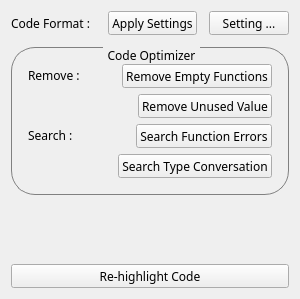
                      <widget class="QWidget" name="scrollAreaWidgetContents">
                       <property name="geometry">
                        <rect>
                         <x>0</x>
                         <y>0</y>
                         <width>300</width>
                         <height>299</height>
                        </rect>
                       </property>
                       <layout class="QVBoxLayout" name="verticalLayout_28">
                        <property name="spacing">
                         <number>12</number>
                        </property>
                        <item>
                         <layout class="QHBoxLayout" name="horizontalLayout_6">
                          <item>
                           <widget class="QLabel" name="label_19">
                            <property name="font">
                             <font>
                              <family>方正黑体简体</family>
                             </font>
                            </property>
                            <property name="text">
                             <string>Code Format :</string>
                            </property>
                           </widget>
                          </item>
                          <item>
                           <widget class="QPushButton" name="pushButton_2">
                            <property name="enabled">
                             <bool>true</bool>
                            </property>
                            <property name="sizePolicy">
                             <sizepolicy hsizetype="Fixed" vsizetype="Preferred">
                              <horstretch>0</horstretch>
                              <verstretch>0</verstretch>
                             </sizepolicy>
                            </property>
                            <property name="minimumSize">
                             <size>
                              <width>0</width>
                              <height>24</height>
                             </size>
                            </property>
                            <property name="maximumSize">
                             <size>
                              <width>16777215</width>
                              <height>24</height>
                             </size>
                            </property>
                            <property name="font">
                             <font>
                              <family>方正黑体简体</family>
                             </font>
                            </property>
                            <property name="text">
                             <string>Apply Settings</string>
                            </property>
                            <property name="autoDefault">
                             <bool>false</bool>
                            </property>
                            <property name="flat">
                             <bool>false</bool>
                            </property>
                           </widget>
                          </item>
                          <item>
                           <widget class="QPushButton" name="pushButton_3">
                            <property name="enabled">
                             <bool>true</bool>
                            </property>
                            <property name="sizePolicy">
                             <sizepolicy hsizetype="Fixed" vsizetype="Preferred">
                              <horstretch>0</horstretch>
                              <verstretch>0</verstretch>
                             </sizepolicy>
                            </property>
                            <property name="minimumSize">
                             <size>
                              <width>0</width>
                              <height>24</height>
                             </size>
                            </property>
                            <property name="maximumSize">
                             <size>
                              <width>16777215</width>
                              <height>24</height>
                             </size>
                            </property>
                            <property name="font">
                             <font>
                              <family>方正黑体简体</family>
                             </font>
                            </property>
                            <property name="text">
                             <string>Setting ...</string>
                            </property>
                            <property name="autoDefault">
                             <bool>false</bool>
                            </property>
                            <property name="flat">
                             <bool>false</bool>
                            </property>
                           </widget>
                          </item>
                         </layout>
                        </item>
                        <item>
                         <widget class="QGroupBox" name="groupBox_5">
                          <property name="font">
                           <font>
                            <family>方正黑体简体</family>
                           </font>
                          </property>
                          <property name="styleSheet">
                           <string notr="true">QGroupBox{
border:1px solid gray;
border-radius:24px;
margin-top:1ex;
}

QGroupBox::title{
subcontrol-origin: margin;
subcontrol-position: top center;
padding:0 3px;
}</string>
                          </property>
                          <property name="title">
                           <string>Code Optimizer</string>
                          </property>
                          <property name="flat">
                           <bool>true</bool>
                          </property>
                          <layout class="QVBoxLayout" name="verticalLayout_27">
                           <property name="leftMargin">
                            <number>16</number>
                           </property>
                           <property name="topMargin">
                            <number>16</number>
                           </property>
                           <property name="rightMargin">
                            <number>16</number>
                           </property>
                           <property name="bottomMargin">
                            <number>16</number>
                           </property>
                           <item>
                            <layout class="QVBoxLayout" name="verticalLayout_25">
                             <item>
                              <layout class="QHBoxLayout" name="horizontalLayout_17">
                               <item>
                                <widget class="QLabel" name="label_20">
                                 <property name="sizePolicy">
                                  <sizepolicy hsizetype="Preferred" vsizetype="Fixed">
                                   <horstretch>0</horstretch>
                                   <verstretch>0</verstretch>
                                  </sizepolicy>
                                 </property>
                                 <property name="font">
                                  <font>
                                   <family>方正黑体简体</family>
                                  </font>
                                 </property>
                                 <property name="text">
                                  <string>Remove :</string>
                                 </property>
                                </widget>
                               </item>
                               <item>
                                <widget class="QPushButton" name="pushButton_4">
                                 <property name="enabled">
                                  <bool>true</bool>
                                 </property>
                                 <property name="sizePolicy">
                                  <sizepolicy hsizetype="Fixed" vsizetype="Preferred">
                                   <horstretch>0</horstretch>
                                   <verstretch>0</verstretch>
                                  </sizepolicy>
                                 </property>
                                 <property name="minimumSize">
                                  <size>
                                   <width>0</width>
                                   <height>24</height>
                                  </size>
                                 </property>
                                 <property name="maximumSize">
                                  <size>
                                   <width>16777215</width>
                                   <height>24</height>
                                  </size>
                                 </property>
                                 <property name="font">
                                  <font>
                                   <family>方正黑体简体</family>
                                  </font>
                                 </property>
                                 <property name="text">
                                  <string>Remove Empty Functions</string>
                                 </property>
                                 <property name="autoDefault">
                                  <bool>false</bool>
                                 </property>
                                 <property name="flat">
                                  <bool>false</bool>
                                 </property>
                                </widget>
                               </item>
                              </layout>
                             </item>
                             <item>
                              <layout class="QHBoxLayout" name="horizontalLayout_19">
                               <item>
                                <spacer name="horizontalSpacer_6">
                                 <property name="orientation">
                                  <enum>Qt::Horizontal</enum>
                                 </property>
                                 <property name="sizeHint" stdset="0">
                                  <size>
                                   <width>40</width>
                                   <height>20</height>
                                  </size>
                                 </property>
                                </spacer>
                               </item>
                               <item>
                                <widget class="QPushButton" name="pushButton_8">
                                 <property name="enabled">
                                  <bool>true</bool>
                                 </property>
                                 <property name="sizePolicy">
                                  <sizepolicy hsizetype="Fixed" vsizetype="Preferred">
                                   <horstretch>0</horstretch>
                                   <verstretch>0</verstretch>
                                  </sizepolicy>
                                 </property>
                                 <property name="minimumSize">
                                  <size>
                                   <width>0</width>
                                   <height>24</height>
                                  </size>
                                 </property>
                                 <property name="maximumSize">
                                  <size>
                                   <width>16777215</width>
                                   <height>24</height>
                                  </size>
                                 </property>
                                 <property name="font">
                                  <font>
                                   <family>方正黑体简体</family>
                                  </font>
                                 </property>
                                 <property name="text">
                                  <string>Remove Unused Value</string>
                                 </property>
                                 <property name="autoDefault">
                                  <bool>false</bool>
                                 </property>
                                 <property name="flat">
                                  <bool>false</bool>
                                 </property>
                                </widget>
                               </item>
                              </layout>
                             </item>
                            </layout>
                           </item>
                           <item>
                            <layout class="QVBoxLayout" name="verticalLayout_26">
                             <item>
                              <layout class="QHBoxLayout" name="horizontalLayout_20">
                               <item>
                                <widget class="QLabel" name="label_21">
                                 <property name="sizePolicy">
                                  <sizepolicy hsizetype="Preferred" vsizetype="Fixed">
                                   <horstretch>0</horstretch>
                                   <verstretch>0</verstretch>
                                  </sizepolicy>
                                 </property>
                                 <property name="font">
                                  <font>
                                   <family>方正黑体简体</family>
                                  </font>
                                 </property>
                                 <property name="text">
                                  <string>Search :</string>
                                 </property>
                                </widget>
                               </item>
                               <item>
                                <widget class="QPushButton" name="pushButton_5">
                                 <property name="enabled">
                                  <bool>true</bool>
                                 </property>
                                 <property name="sizePolicy">
                                  <sizepolicy hsizetype="Fixed" vsizetype="Preferred">
                                   <horstretch>0</horstretch>
                                   <verstretch>0</verstretch>
                                  </sizepolicy>
                                 </property>
                                 <property name="minimumSize">
                                  <size>
                                   <width>0</width>
                                   <height>24</height>
                                  </size>
                                 </property>
                                 <property name="maximumSize">
                                  <size>
                                   <width>16777215</width>
                                   <height>24</height>
                                  </size>
                                 </property>
                                 <property name="font">
                                  <font>
                                   <family>方正黑体简体</family>
                                  </font>
                                 </property>
                                 <property name="text">
                                  <string>Search Function Errors</string>
                                 </property>
                                 <property name="autoDefault">
                                  <bool>false</bool>
                                 </property>
                                 <property name="flat">
                                  <bool>false</bool>
                                 </property>
                                </widget>
                               </item>
                              </layout>
                             </item>
                             <item>
                              <layout class="QHBoxLayout" name="horizontalLayout_21">
                               <item>
                                <spacer name="horizontalSpacer_7">
                                 <property name="orientation">
                                  <enum>Qt::Horizontal</enum>
                                 </property>
                                 <property name="sizeHint" stdset="0">
                                  <size>
                                   <width>40</width>
                                   <height>20</height>
                                  </size>
                                 </property>
                                </spacer>
                               </item>
                               <item>
                                <widget class="QPushButton" name="pushButton_9">
                                 <property name="enabled">
                                  <bool>true</bool>
                                 </property>
                                 <property name="sizePolicy">
                                  <sizepolicy hsizetype="Fixed" vsizetype="Preferred">
                                   <horstretch>0</horstretch>
                                   <verstretch>0</verstretch>
                                  </sizepolicy>
                                 </property>
                                 <property name="minimumSize">
                                  <size>
                                   <width>0</width>
                                   <height>24</height>
                                  </size>
                                 </property>
                                 <property name="maximumSize">
                                  <size>
                                   <width>16777215</width>
                                   <height>24</height>
                                  </size>
                                 </property>
                                 <property name="font">
                                  <font>
                                   <family>方正黑体简体</family>
                                  </font>
                                 </property>
                                 <property name="text">
                                  <string>Search Type Conversation</string>
                                 </property>
                                 <property name="autoDefault">
                                  <bool>false</bool>
                                 </property>
                                 <property name="flat">
                                  <bool>false</bool>
                                 </property>
                                </widget>
                               </item>
                              </layout>
                             </item>
                            </layout>
                           </item>
                          </layout>
                         </widget>
                        </item>
                        <item>
                         <spacer name="verticalSpacer_12">
                          <property name="orientation">
                           <enum>Qt::Vertical</enum>
                          </property>
                          <property name="sizeHint" stdset="0">
                           <size>
                            <width>20</width>
                            <height>40</height>
                           </size>
                          </property>
                         </spacer>
                        </item>
                        <item>
                         <widget class="QPushButton" name="pushButton_10">
                          <property name="enabled">
                           <bool>true</bool>
                          </property>
                          <property name="sizePolicy">
                           <sizepolicy hsizetype="Expanding" vsizetype="Preferred">
                            <horstretch>0</horstretch>
                            <verstretch>0</verstretch>
                           </sizepolicy>
                          </property>
                          <property name="minimumSize">
                           <size>
                            <width>0</width>
                            <height>24</height>
                           </size>
                          </property>
                          <property name="maximumSize">
                           <size>
                            <width>16777215</width>
                            <height>24</height>
                           </size>
                          </property>
                          <property name="font">
                           <font>
                            <family>方正黑体简体</family>
                           </font>
                          </property>
                          <property name="text">
                           <string>Re-highlight Code</string>
                          </property>
                          <property name="icon">
                           <iconset resource="Resources.qrc">
                            <normaloff>:/SubWindow/src/ToolBar/SubWindow/Highlight.png</normaloff>:/SubWindow/src/ToolBar/SubWindow/Highlight.png</iconset>
                          </property>
                          <property name="autoDefault">
                           <bool>false</bool>
                          </property>
                          <property name="flat">
                           <bool>false</bool>
                          </property>
                         </widget>
                        </item>
                       </layout>
                      </widget>
